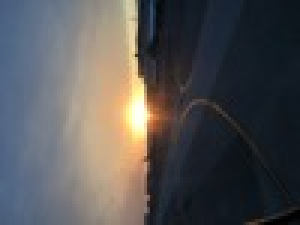
#> input picture tests/files/sunrise.jpg, 100 x 75 px (shown 3 times larger)
$ python main.py
#> lines starting #> are read from the running program, lines starting #| are printed output that depends on the picture; long printed decimals are rounded
#> further down, img is the input picture: PIL image 100x75 RGB; mean R, G, B 85.3, 84, 84.7
import numpy as np
from PIL import Image, ImageOps


def encode(img: Image):
    img = ImageOps.exif_transpose(img)
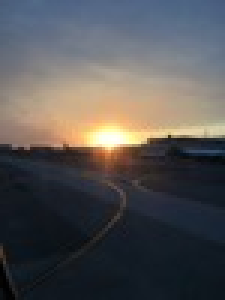
#> img: PIL image 75x100 RGB (shown 3 times larger); mean R, G, B 85.3, 84, 84.7
    data = np.asarray(img.convert("RGBA"))
    data = np.swapaxes(data, 0, 1)
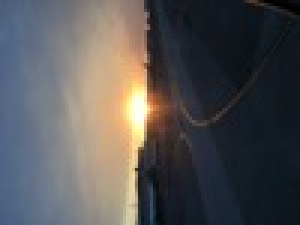
#> data: shape (75, 100, 4) (shown 3 times larger); mean R, G, B, A 85.3, 84, 84.7, 255
    print(data.shape)
#| (75, 100, 4)
    width, height, dims = data.shape
#> width = 75; height = 100; dims = 4
    assert dims == 4  # RGBA
    return rgba_to_thumb_hash(width, height, data)


def encode_channel(channel: np.ndarray, nx: int, ny: int, w: int, h: int):
    """
    channel is a (w, h) array
    """
    dc = 0
    ac = []
    scale = 0
    fx = np.zeros(w)
    for cy in range(ny):
        cx = 0
        while cx * ny < nx * (ny - cy):
            f = 0
            for x in range(w):
                fx[x] = np.cos(np.pi / w * cx * (x + 0.5))
            for y in range(h):
                fy = np.cos(np.pi / h * cy * (y + 0.5))
                for x in range(w):
                    f += channel[x, y] * fx[x] * fy
            f /= w * h
            if cx > 0 or cy > 0:
                ac.append(f)
                scale = max(scale, abs(f))
            else:
                dc = f
            cx += 1
    if scale:
        ac_arr = np.asarray(ac)
        ac = (0.5 + 0.5 / scale * ac_arr).tolist()
    return dc, ac, scale


def rgba_to_thumb_hash(w: int, h: int, data: np.ndarray):
    """
    convert

    unlike the other language ports, here data is a (w, h, 4) array
    """
#> called with w = 75, h = 100
    assert w <= 100 and h <= 100, "Encoding an image larger than 100x100 is slow with no benefit"
    assert w == data.shape[0]
    assert h == data.shape[1]
    numpix = h * w
#> numpix = 7500

    alpha = data[..., 3] / 255
#> alpha: shape (75, 100) float64; every value is 1
    alpha_sum = alpha.sum()
#> alpha_sum = 7500
    data_with_alpha = data.copy().astype(np.float64)
    print(data_with_alpha[..., 0].shape)
#| (75, 100)
    data_with_alpha[..., 0] *= alpha
    data_with_alpha[..., 1] *= alpha
    data_with_alpha[..., 2] *= alpha
    avg = np.sum(data_with_alpha, axis=(0, 1)) / 255
#> avg = [2508.4, 2469.8, 2492.4, 7500]

    if alpha_sum:
        avg[0] /= alpha_sum
        avg[1] /= alpha_sum
        avg[2] /= alpha_sum

    print(avg)
#| [3.34458039e-01 3.29305098e-01 3.32318954e-01 7.50000000e+03]
    has_alpha = alpha_sum < numpix
#> has_alpha = False
    l_limit = 5 if has_alpha else 7
#> l_limit = 7
    lx = max(1, round(l_limit * w / max(w, h)))
#> lx = 5
    ly = max(1, round(l_limit * h / max(w, h)))
#> ly = 7

    r = data[..., 0] / 255 * alpha + avg[0] * (1 - alpha)
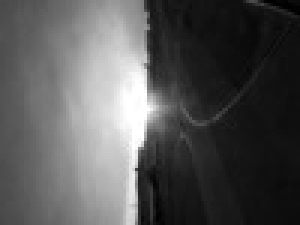
#> r: shape (75, 100) float64 (shown 3 times larger); min 0, max 1, mean 0.334
    g = data[..., 1] / 255 * alpha + avg[1] * (1 - alpha)
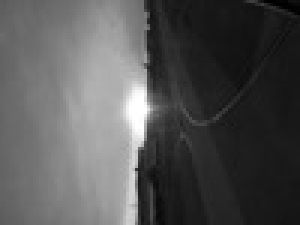
#> g: shape (75, 100) float64 (shown 3 times larger); min 0, max 1, mean 0.329
    b = data[..., 2] / 255 * alpha + avg[2] * (1 - alpha)
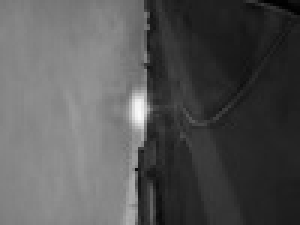
#> b: shape (75, 100) float64 (shown 3 times larger); min 0, max 0.98, mean 0.332

    # Convert the image from RGBA to LPQA (composite atop the average color)
    l = (r + g + b) / 3
    p = (r + g) / 2 - b
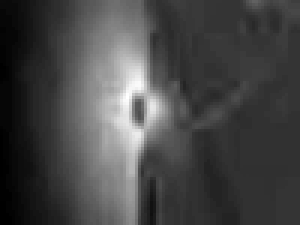
#> p: shape (75, 100) float64 (shown 3 times larger); min -0.171, max 0.441, mean -0.000437; drawn with min black and max white
    q = r - g
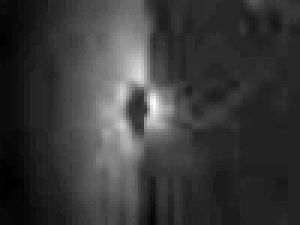
#> q: shape (75, 100) float64 (shown 3 times larger); min -0.0941, max 0.345, mean 0.00515; drawn with min black and max white

    print(lx, ly)
#| 5 7
    l_dc, l_ac, l_scale = encode_channel(l, max(3, lx), max(3, ly), w, h)
#> after the loop in encode_channel, `for cy in range(ny):`: ac = [-0.0023, -0.0244, -0.0025, 0.00402, 0.127, 0.000919, -0.00408, -0.00164, -0.00147, -0.036, -0.00257, 0.0136, 0.00207, -0.0638, -0.000762, 0.00332, -0.00843, 0.00495, -0.00663, 0.0296, -0.000833, 0.00828]; fx = 75 values from 1 to 1
#> in encode_channel, `ac_arr = np.asarray(ac)`: ac_arr = 22 values, max 0.127 at index 4, min -0.0638 at index 13, mean 0.00174
#> in encode_channel, `ac = (0.5 + 0.5 / scale * ac_arr).tolist()`: ac = [0.491, 0.404, 0.49, 0.516, 1, 0.504, 0.484, 0.494, 0.494, 0.358, 0.49, 0.554, 0.508, 0.248, 0.497, 0.513, 0.467, 0.52, 0.474, 0.617, 0.497, 0.533]
#> l_dc = 0.332; l_ac has the same summary as ac in encode_channel; l_scale = 0.127
    print(l_dc, l_scale)
#| 0.332 0.1269
    p_dc, p_ac, p_scale = encode_channel(p, 3, 3, w, h)
#> p_dc = -0.000437; p_ac = [0.56, 0.317, 0.552, 0.496, 0]; p_scale = 0.0511
    q_dc, q_ac, q_scale = encode_channel(q, 3, 3, w, h)
#> q_dc = 0.00515; q_ac = [0.597, 0.311, 0.58, 0.508, 0]; q_scale = 0.0319
    isLandscape = w > h
#> isLandscape = False
    header24 = round(63 * l_dc) | (round(31.5 + 31.5 * p_dc) << 6) | (round(31.5 + 31.5 * q_dc) << 12) | (
            round(31 * l_scale) << 18) | (has_alpha << 23)
#> header24 = 1181653
    header16 = (ly if isLandscape else lx) | (round(63 * p_scale) << 3) | (round(63 * q_scale) << 9) | (
            isLandscape << 15)
#> header16 = 1053
    hash = [header24 & 255, (header24 >> 8) & 255, header24 >> 16, header16 & 255, header16 >> 8]
#> hash = [213, 7, 18, 29, 4]
    ac_start = 6 if has_alpha else 5
#> ac_start = 5
    ac_index = 0
    if has_alpha:
        a_dc, a_ac, a_scale = encode_channel(alpha, 5, 5, w, h)
        hash.append(round(15 * a_dc) | (round(15 * a_scale) << 4))
        acs = [l_ac, p_ac, q_ac, a_ac]
    else:
        acs = [l_ac, p_ac, q_ac]
#> acs = [[0.491, 0.404, 0.49, 0.516, 1, 0.504, 0.484, 0.494, 0.494, 0.358, 0.49, 0.554, 0.508, 0.248, 0.497, 0.513, 0.467, 0.52, 0.474, 0.617, 0.497, 0.533], [0.56, 0.317, 0.552, 0.496, 0], [0.597, 0.311, 0.58, 0.508, 0]]
    is_odd = False
    for ac in acs:
        for f in ac:
            u = round(15 * f)
            if is_odd:
                hash[-1] |= u << 4
            else:
                hash.append(u)
            is_odd = not is_odd
#> this loop made 3 passes
#> after the loop, hash = [213, 7, 18, 29, 4, 103, 135, 143, 119, 87, 135, 72, 135, 135, 151, 135, 88, 120, 144, 149, 8]
    return hash


def hexprint(arr):
    for i in arr:
        text = hex(i)[2:].upper()
        if len(text) < 2:
            text = "0" + text
        print(text, end=" ")
    print()


if __name__ == '__main__':
    target = np.array(
        [96, 154, 134, 61, 12, 59, 176, 89, 108, 150, 168, 69, 105, 244, 132, 249, 14, 168, 39, 88, 118, 136, 112, 118,
         71]
        ,
        dtype=np.uint8)
    with open("sunrise.jpg", "rb") as f:
        img = Image.open(f)
        result = encode(img)
#> result has the same summary as hash in rgba_to_thumb_hash
        print(result)
#| [213, 7, 18, 29, 4, 103, 135, 143, 119, 87, 135, 72, 135, 135, 151, 135, 88, 120, 144, 149, 8]
        print(target.tolist())
        # hexprint(target)
        hexprint(result)
#> the loop in hexprint, `for i in arr:` made 21 passes
#> (i, text) on passes 1, 2, 3, 4, 6, 7, 8, 9, 10, 11, 12, 13: (213, 'D5'), (7, '07'), (18, '12'), (29, '1D'), (103, '67'), (135, '87'), (143, '8F'), (119, '77'), (87, '57'), (135, '87'), (72, '48'), (135, '87')
#> text on pass 5: '04'
#| D5
#| 07
#| 12
#| 1D
#| 04
#| 67
#| 87
#| 8F
#> (further printed lines are left out)
        print("60 9A 86 3D 0C 3B B0 59 6D 96 A8 45 69 F4 84 F9 0E A8 27 58 76 88 70 76 47")

$ run again, with tests/files/coast.jpg copied over tests/files/sunrise.jpg
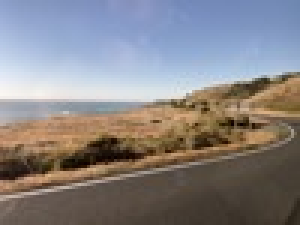
#> input picture tests/files/coast.jpg, 100 x 75 px (shown 3 times larger)
#> img is the input picture: PIL image 100x75 RGB; mean R, G, B 134.8, 130.8, 132.2
#> in encode, `data = np.swapaxes(data, 0, 1)`:
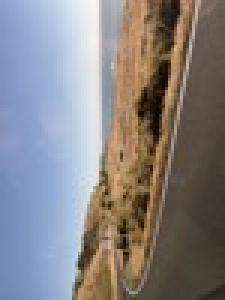
#> data: shape (100, 75, 4) (shown 3 times larger); mean R, G, B, A 134.8, 130.8, 132.2, 255
#| (100, 75, 4)
#> alpha: shape (100, 75) float64; every value is 1
#> alpha_sum = 7500
#| (100, 75)
#> avg = [3964.6, 3845.7, 3887.1, 7500]
#| [5.28614379e-01 5.12761307e-01 5.18283922e-01 7.50000000e+03]
#> has_alpha = False
#> l_limit = 7
#> ly = 5
#> in rgba_to_thumb_hash, `q = r - g`:
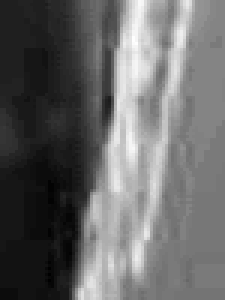
#> q: shape (100, 75) float64 (shown 3 times larger); min -0.114, max 0.204, mean 0.0159; drawn with min black and max white
#| 7 5
#> after the loop in encode_channel, `for cy in range(ny):`: ac = [0.0402, -0.00107, 0.00424, 0.00501, -0.000633, -0.0056, 0.115, 0.000106, -0.002, 0.000511, 0.000901, 0.00192, -0.0321, -0.0102, 0.00429, -0.000728, -0.003, -0.0432, -0.0122, 0.00368, -0.00893, 0.0101]; fx = 100 values, max 1 at index 0, min -1 at index 99, mean -5.44e-17
#> ac_arr = 22 values, max 0.115 at index 6, min -0.0432 at index 17, mean 0.00299
#> in encode_channel, `ac = (0.5 + 0.5 / scale * ac_arr).tolist()`: ac = [0.676, 0.495, 0.518, 0.522, 0.497, 0.476, 1, 0.5, 0.491, 0.502, 0.504, 0.508, 0.36, 0.455, 0.519, 0.497, 0.487, 0.311, 0.447, 0.516, 0.461, 0.544]
#> l_dc = 0.52; l_ac has the same summary as ac in encode_channel; l_scale = 0.115
#| 0.5199 0.1146
#> p_dc = 0.0024; p_ac = [0.486, 0.518, 0, 0.482, 0.169]; p_scale = 0.0826
#> q_dc = 0.0159; q_ac = [0.532, 0.516, 0, 0.465, 0.203]; q_scale = 0.0428
#> header24 = 1181729
#> header16 = 34349
#> in rgba_to_thumb_hash, `hash = [header24 & 255, (header24 >> 8) & 255, header24 >> 16, header1..`: hash = [33, 8, 18, 45, 134]
#> ac_start = 5
#> acs = [[0.676, 0.495, 0.518, 0.522, 0.497, 0.476, 1, 0.5, 0.491, 0.502, 0.504, 0.508, 0.36, 0.455, 0.519, 0.497, 0.487, 0.311, 0.447, 0.516, 0.461, 0.544], [0.486, 0.518, 0, 0.482, 0.169], [0.532, 0.516, 0, 0.465, 0.203]]
#> the loop in rgba_to_thumb_hash, `for ac in acs:` made 3 passes
#> after the loop in rgba_to_thumb_hash, `for ac in acs:`: hash = [33, 8, 18, 45, 134, 122, 136, 119, 143, 135, 136, 117, 120, 87, 135, 135, 135, 112, 131, 8, 55]
#> result has the same summary as hash in rgba_to_thumb_hash
#| [33, 8, 18, 45, 134, 122, 136, 119, 143, 135, 136, 117, 120, 87, 135, 135, 135, 112, 131, 8, 55]
#> the loop in hexprint, `for i in arr:` made 21 passes
#> (i, text) on passes 1 to 8: (33, '21'), (8, '08'), (18, '12'), (45, '2D'), (134, '86'), (122, '7A'), (136, '88'), (119, '77')
#> (printed output is left out)

$ run again, with tests/files/fall.jpg copied over tests/files/sunrise.jpg
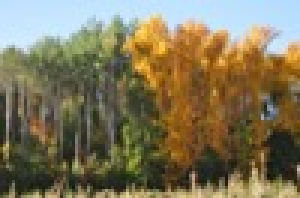
#> input picture tests/files/fall.jpg, 100 x 66 px (shown 3 times larger)
#> img is the input picture: PIL image 100x66 RGB; mean R, G, B 127.3, 118, 89.4
#> in encode, `data = np.swapaxes(data, 0, 1)`:
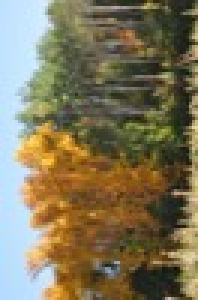
#> data: shape (100, 66, 4) (shown 3 times larger); mean R, G, B, A 127.3, 118, 89.4, 255
#| (100, 66, 4)
#> alpha: shape (100, 66) float64; every value is 1
#> alpha_sum = 6600
#| (100, 66)
#> avg = [3294.6, 3054.8, 2312.9, 6600]
#| [4.99174688e-01 4.62851456e-01 3.50440879e-01 6.60000000e+03]
#> has_alpha = False
#> l_limit = 7
#> ly = 5
#> in rgba_to_thumb_hash, `q = r - g`:
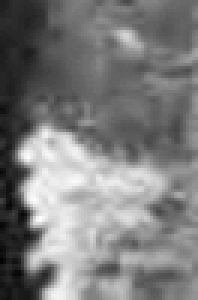
#> q: shape (100, 66) float64 (shown 3 times larger); min -0.2, max 0.282, mean 0.0363; drawn with min black and max white
#| 7 5
#> after the loop in encode_channel, `for cy in range(ny):`: ac = [0.000898, 0.0144, 0.00555, -4.09e-05, 0.00094, -0.00427, 0.121, 0.00547, 0.0116, 0.0029, 0.00525, -0.00189, 0.076, -0.00877, 0.00283, -0.00358, -0.00378, 0.0252, 0.00828, -0.0071, 0.0266, -0.00567]; fx = 100 values, max 1 at index 0, min -1 at index 99, mean -5.44e-17
#> ac_arr = 22 values, max 0.121 at index 6, min -0.00877 at index 13, mean 0.0123
#> in encode_channel, `ac = (0.5 + 0.5 / scale * ac_arr).tolist()`: ac = [0.504, 0.559, 0.523, 0.5, 0.504, 0.482, 1, 0.523, 0.548, 0.512, 0.522, 0.492, 0.815, 0.464, 0.512, 0.485, 0.484, 0.604, 0.534, 0.471, 0.61, 0.477]
#> l_dc = 0.437; l_ac has the same summary as ac in encode_channel; l_scale = 0.121
#| 0.4375 0.1207
#> p_dc = 0.131; p_ac = [0.197, 0.204, 0.246, 0.464, 0]; p_scale = 0.0516
#> q_dc = 0.0363; q_ac = [0.0823, 0.292, 0.295, 0.424, 0]; q_scale = 0.0343
#> header24 = 1186076
#> header16 = 33821
#> in rgba_to_thumb_hash, `hash = [header24 & 255, (header24 >> 8) & 255, header24 >> 16, header1..`: hash = [28, 25, 18, 29, 132]
#> ac_start = 5
#> acs = [[0.504, 0.559, 0.523, 0.5, 0.504, 0.482, 1, 0.523, 0.548, 0.512, 0.522, 0.492, 0.815, 0.464, 0.512, 0.485, 0.484, 0.604, 0.534, 0.471, 0.61, 0.477], [0.197, 0.204, 0.246, 0.464, 0], [0.0823, 0.292, 0.295, 0.424, 0]]
#> the loop in rgba_to_thumb_hash, `for ac in acs:` made 3 passes
#> after the loop in rgba_to_thumb_hash, `for ac in acs:`: hash = [28, 25, 18, 29, 132, 136, 120, 120, 143, 136, 120, 124, 120, 151, 120, 121, 51, 116, 16, 68, 6]
#> result has the same summary as hash in rgba_to_thumb_hash
#| [28, 25, 18, 29, 132, 136, 120, 120, 143, 136, 120, 124, 120, 151, 120, 121, 51, 116, 16, 68, 6]
#> the loop in hexprint, `for i in arr:` made 21 passes
#> (i, text) on passes 1 to 8: (28, '1C'), (25, '19'), (18, '12'), (29, '1D'), (132, '84'), (136, '88'), (120, '78'), (120, '78')
#> (printed output is left out)

$ run again, with tests/files/field.jpg copied over tests/files/sunrise.jpg
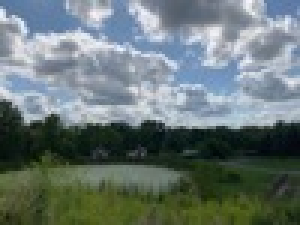
#> input picture tests/files/field.jpg, 100 x 75 px (shown 3 times larger)
#> img is the input picture: PIL image 100x75 RGB; mean R, G, B 104.8, 118.2, 116.9
#| (100, 75, 4)
#> alpha: shape (100, 75) float64; every value is 1
#> alpha_sum = 7500
#| (100, 75)
#> avg = [3082.2, 3477.8, 3439.5, 7500]
#| [4.10957386e-01 4.63708758e-01 4.58603922e-01 7.50000000e+03]
#> has_alpha = False
#> l_limit = 7
#> ly = 5
#> in rgba_to_thumb_hash, `q = r - g`:
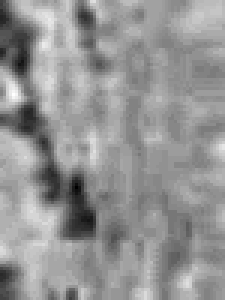
#> q: shape (100, 75) float64 (shown 3 times larger); min -0.165, max 0.0275, mean -0.0528; drawn with min black and max white
#| 7 5
#> after the loop in encode_channel, `for cy in range(ny):`: ac = [0.0039, -0.00873, -0.00559, -0.00303, 0.00454, -0.00706, 0.132, -0.00525, 0.00758, 0.000601, -0.000937, 0.00378, -0.0157, 0.00908, 0.00246, -0.00552, 0.00276, -0.0633, -0.000168, -0.00342, 0.014, -0.0097]; fx = 100 values, max 1 at index 0, min -1 at index 99, mean -5.44e-17
#> ac_arr = 22 values, max 0.132 at index 6, min -0.0633 at index 17, mean 0.00236
#> in encode_channel, `ac = (0.5 + 0.5 / scale * ac_arr).tolist()`: ac = [0.515, 0.467, 0.479, 0.488, 0.517, 0.473, 1, 0.48, 0.529, 0.502, 0.496, 0.514, 0.44, 0.534, 0.509, 0.479, 0.51, 0.26, 0.499, 0.487, 0.553, 0.463]
#> l_dc = 0.444; l_ac has the same summary as ac in encode_channel; l_scale = 0.132
#| 0.4444 0.1317
#> p_dc = -0.0213; p_ac = [0.549, 0.505, 0, 0.463, 0.691]; p_scale = 0.0594
#> q_dc = -0.0528; q_ac = [0.977, 0.889, 0.214, 0, 0.792]; q_scale = 0.00142
#> header24 = 1173468
#> header16 = 32805
#> in rgba_to_thumb_hash, `hash = [header24 & 255, (header24 >> 8) & 255, header24 >> 16, header1..`: hash = [220, 231, 17, 37, 128]
#> ac_start = 5
#> acs = [[0.515, 0.467, 0.479, 0.488, 0.517, 0.473, 1, 0.48, 0.529, 0.502, 0.496, 0.514, 0.44, 0.534, 0.509, 0.479, 0.51, 0.26, 0.499, 0.487, 0.553, 0.463], [0.549, 0.505, 0, 0.463, 0.691], [0.977, 0.889, 0.214, 0, 0.792]]
#> the loop in rgba_to_thumb_hash, `for ac in acs:` made 3 passes
#> after the loop in rgba_to_thumb_hash, `for ac in acs:`: hash = [220, 231, 17, 37, 128, 120, 119, 120, 127, 136, 135, 135, 120, 72, 119, 120, 136, 112, 250, 61, 192]
#> result has the same summary as hash in rgba_to_thumb_hash
#| [220, 231, 17, 37, 128, 120, 119, 120, 127, 136, 135, 135, 120, 72, 119, 120, 136, 112, 250, 61, 192]
#> the loop in hexprint, `for i in arr:` made 21 passes
#> (i, text) on passes 1 to 8: (220, 'DC'), (231, 'E7'), (17, '11'), (37, '25'), (128, '80'), (120, '78'), (119, '77'), (120, '78')
#> (printed output is left out)
